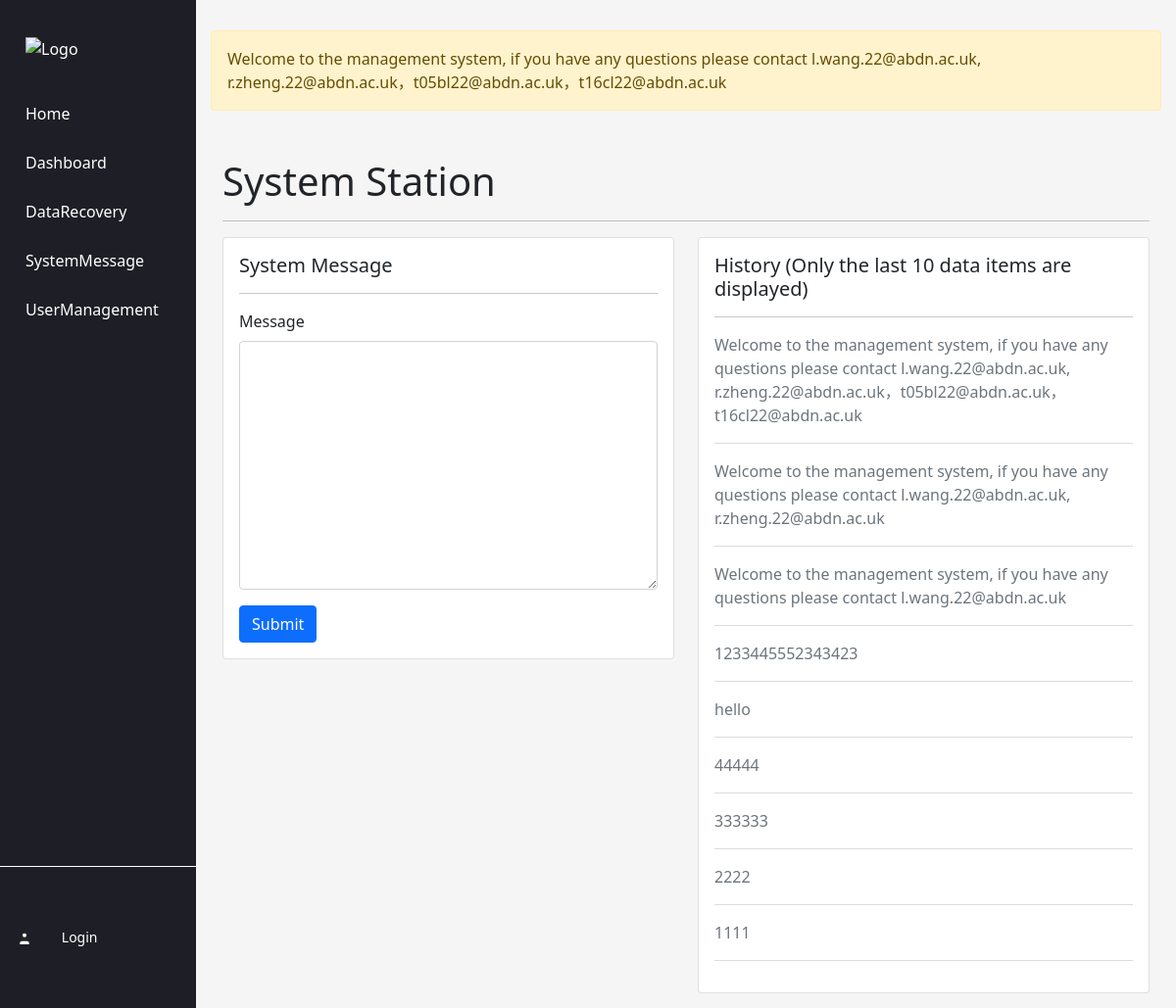
Page /chat/ on the earlier database version.
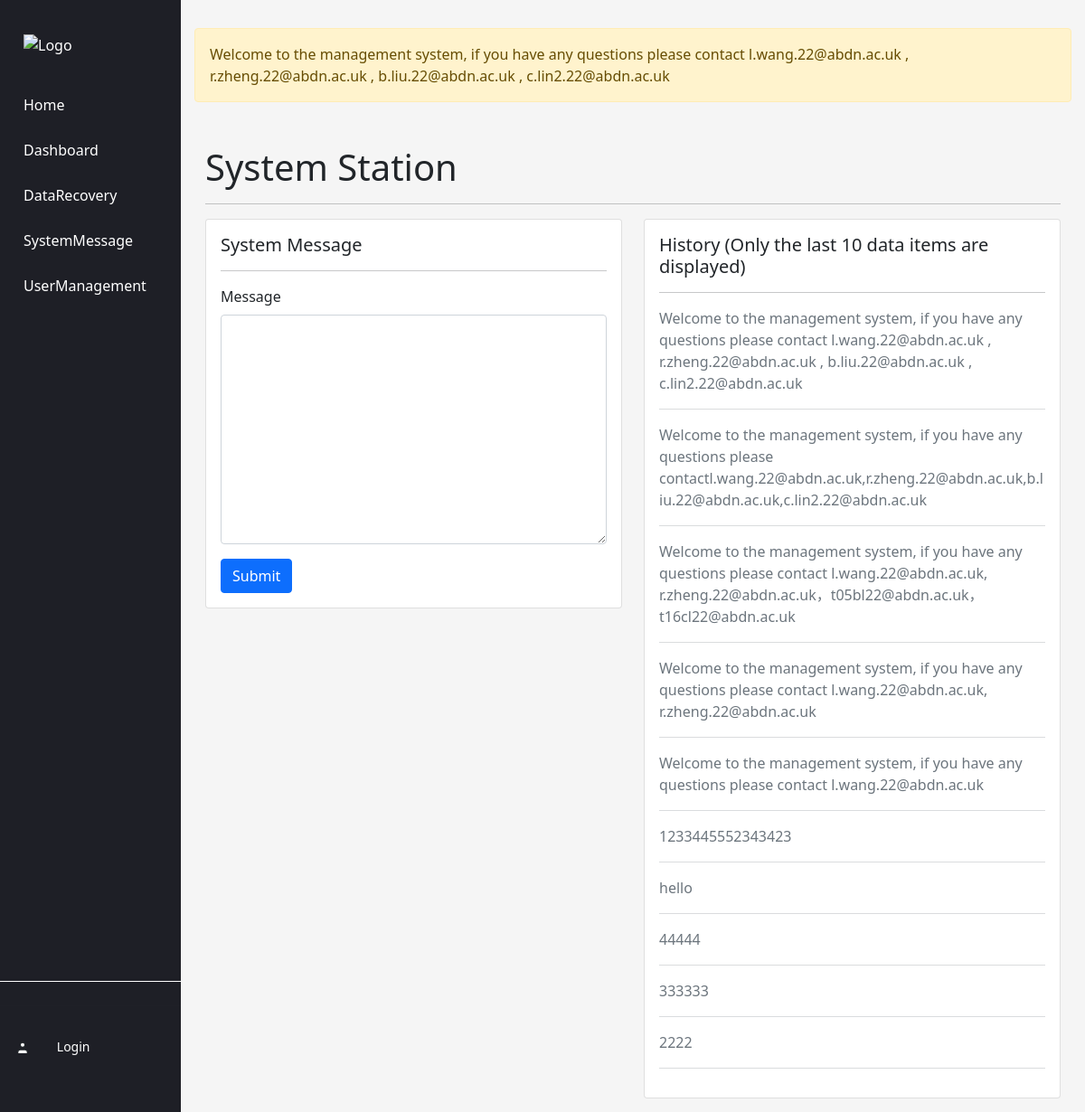
Same page on the later database version.
### disaster_chat/models.py (models this page shows)
class Message(models.Model):
    id = models.AutoField(primary_key=True)
    message = models.TextField()
    class Meta:
        db_table = 'disaster_message'

### disaster_chat/views.py (the view)
# urls.py: path('', views.index, name='index'),
def index(request):
    message_obj = get_message_obj(request)
    return render(request, 'disaster_chat/index.html', {'message_obj': message_obj})

### disaster_chat/views.py (called while the page is built)
def get_message_obj(request):
    message_obj = Message.objects.order_by('-id')[:10]
    return message_obj

### disaster_chat/templates/disaster_chat/index.html (shortened to what this page needs)
{% include 'common/header.html' %}
{% include 'common/nav.html' %}
<div class="main-content">
    <div class="alert alert-warning mt-3" role="alert">
        {{ message_obj.0.message }}
    </div>
    <div class="container mt-5">
        <h1>System Station</h1>
        <hr>
        <div class="row">
            <div class="col-md-6">
                <div class="card">
                    <form method="get" action="{% url 'message_submit' %}">
                        <div class="card-body">
                            <h5 class="card-title">System Message</h5>
                            <hr>
                            <div class="mb-3">
                                <label for="question" class="form-label">Message</label>
                                <textarea class="form-control" name="message" rows="10"></textarea>
                            </div>
                            <button type="submit" class="btn btn-primary">Submit</button>
                        </div>
                    </form>
                </div>
            </div>
            <div class="col-md-6">
                <div class="card">
                    <div class="card-body">
                        <h5 class="card-title">History (Only the last 10 data items are displayed)</h5>
                        <hr>
                        <div class="text-muted mb-3">
                            {% for message in message_obj %}
                            <span>{{ message.message }}</span><br><hr>
                            {% endfor %}
                        </div>
                    </div>
                </div>
            </div>
        </div>
    </div>
</div>

Differences in the rows shown:
no longer on this page (row unchanged): Message: message "1111"
added Message: message "Welcome to the management system, if you have any questions please contact l.wang.22@abdn.ac.uk , r.zheng.22@abdn.ac.uk , b.liu.22@abdn.ac.uk , c.lin2.22@abdn.ac.uk"
added Message: message "Welcome to the management system, if you have any questions please contactl.wang.22@abdn.ac.uk,r.zheng.22@abdn.ac.uk,b.liu.22@abdn.ac.uk,c.lin2.22@abdn.ac.uk"
Other differences:
{{ message_obj.0.message }}: "Welcome to the management system, if you have any questions please contact l.wang.22@abdn.ac.uk, r.zheng.22@abdn.ac.uk，t05bl22@abdn.ac.uk，t16cl22@abdn.ac.uk" → "…any questions please contact l.wang.22@abdn.ac.uk , r.zheng.22@abdn.ac.uk , b.liu.22@abdn.ac.uk , c.lin2.22@abdn.ac.uk"
